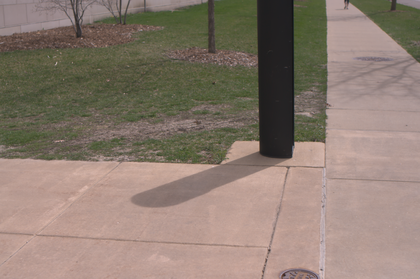
%> input picture sample/1.png, 420 x 279 px, shrunk from 800 x 532 before the run; its folder holds only this picture in this run
$ octave pca_ii.m   (GNU Octave 9; MATLAB toolbox functions it lacks are replaced by stand-ins)
%> lines starting %> are read from the running program, lines starting %| are printed output that depends on the picture
data_path = ('sample');
output_path = ('output');
image_list = dir(data_path);

for i = 3:size(image_list, 1)
    image = imread(['sample\', image_list(i).name]);
%> image is the input picture: size 279x420x3 uint8; mean R, G, B 139.6, 123.9, 112.1
    image = image + 1;
    [h, w, d] = size(image);
%> h = 279; w = 420; d = 3
    sample_size = ceil(h * w / 100);
%> sample_size = 1172
    sampled_pixels = zeros(3, sample_size);

    % random pixel sampling : 1%
    for z = 1:sample_size
        x = randi(w);   y = randi(h);
        sampled_pixels(:, z) = reshape(image(y, x, :), [3 1]);
    end
%> after the loop, sampled_pixels = 1172 columns, first 8: [183 192 185 195 174 187 110 196; 162 162 156 163 152 157 97 168; 156 151 148 151 146 149 97 161]

    img_R = sampled_pixels(1, :);
%> img_R = 1172 values, max 211 at index 254, min 28 at index 75, mean 142.1
    img_G = sampled_pixels(2, :);
%> img_G = 1172 values, max 191 at index 982, min 30 at index 112, mean 126.1
    img_B = sampled_pixels(3, :);
%> img_B = 1172 values, max 191 at index 982, min 31 at index 69, mean 114.4

    geoM = (img_R .* img_G .* img_B).^(1/3);
%> geoM = 1172 values, max 196.8 at index 982, min 31 at index 1044, mean 126.9

    % RG BG chromaticity
    x1 = log(img_R ./ geoM); % R/G
%> x1 = 1172 values, max 0.217 at index 952, min -0.157 at index 168, mean 0.107
    x2 = log(img_B ./ geoM); % B/G
%> x2 = 1172 values, max 0.113 at index 75, min -0.406 at index 125, mean -0.115

    % calculate pca
    X = [x1; x2]';
%> X = 1172 rows, first 12: [0.0938 -0.0658; 0.137 -0.104; 0.131 -0.0919; 0.145 -0.111; 0.104 -0.0719; 0.134 -0.0932; 0.0838 -0.0419; 0.117 -0.0798; 0.125 -0.195; 0.135 -0.1; 0.131 -0.098; 0.0909 -0.231]
    [U, S, V] = svd(X);
%> S = 1172 rows, first 12: [5.75 0; 0 1.73; 0 0; 0 0; 0 0; 0 0; 0 0; 0 0; 0 0; 0 0; 0 0; 0 0]; V = [-0.626 -0.78; 0.78 -0.626]
    alpha = abs(atand(-V(1) / V(2)));
%> alpha = 38.75

    % generate pca_ii image
    img_R = double(image(:,:,1));
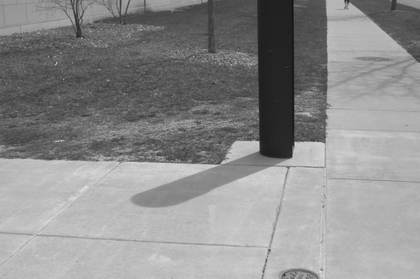
%> img_R: size 279x420 double; min 18, max 222, mean 140.6
    img_G = double(image(:,:,2));
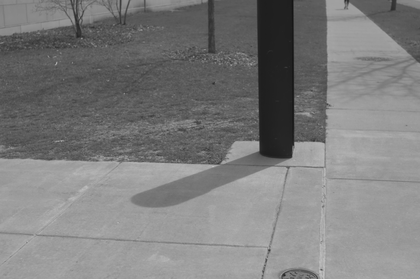
%> img_G: size 279x420 double; min 19, max 197, mean 124.9
    img_B = double(image(:,:,3));
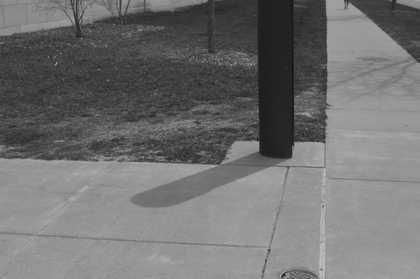
%> img_B: size 279x420 double; min 21, max 196, mean 113.1

    geoM = (img_R .* img_G .* img_B).^(1/3);

    ch_r = log(img_R ./ geoM);
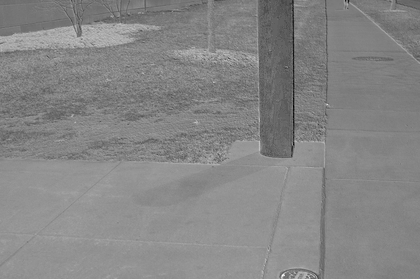
%> ch_r: size 279x420 double; min -0.193, max 0.377, mean 0.107; drawn with min black and max white
    ch_b = log(img_B ./ geoM);
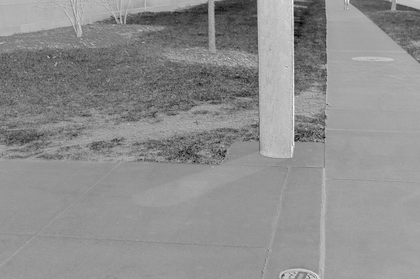
%> ch_b: size 279x420 double; min -0.485, max 0.174, mean -0.116; drawn with min black and max white
    rad_t = pi * (alpha-1) / 180;
%> rad_t = 0.659
    grayImg = ch_r * cos(rad_t) + ch_b * sin(rad_t);
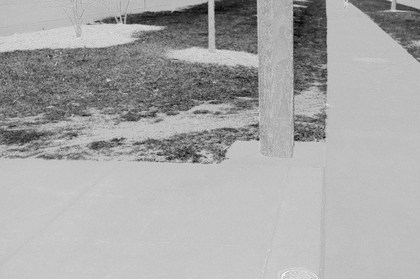
%> grayImg: size 279x420 double; min -0.185, max 0.115, mean 0.013; drawn with min black and max white

    % normalize
    tmp = grayImg;
    tmp = tmp - min(min(tmp));
    tmp = tmp / max(max(tmp));

    imwrite(tmp, [output_path, '\', image_list(i).name]);
end

$ run again, on sample/5.png
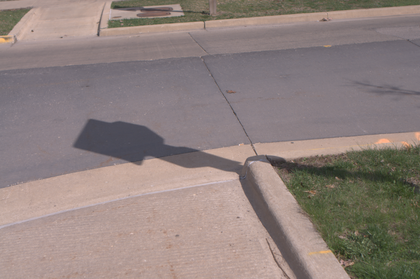
%> input picture sample/5.png, 420 x 279 px, shrunk from 800 x 532 before the run
%> image is the input picture: size 279x420x3 uint8; mean R, G, B 142.3, 128.8, 125.1
%> after the loop `for z = 1:sample_size`: sampled_pixels = 1172 columns, first 8: [134 192 178 201 65 187 142 128; 124 166 153 172 71 164 131 115; 130 158 148 161 47 158 137 117]
%> `img_R = sampled_pixels(1, :);`: img_R = 1172 values, max 249 at index 88, min 41 at index 25, mean 142.7
%> `img_G = sampled_pixels(2, :);`: img_G = 1172 values, max 186 at index 817, min 49 at index 25, mean 129.4
%> `img_B = sampled_pixels(3, :);`: img_B = 1172 values, max 190 at index 450, min 32 at index 338, mean 125.3
%> `geoM = (img_R .* img_G .* img_B).^(1/3);`: geoM = 1172 values, max 191.4 at index 817, min 43.15 at index 25, mean 132.1
%> x1 = 1172 values, max 0.309 at index 88, min -0.0711 at index 541, mean 0.0708
%> x2 = 1172 values, max 0.114 at index 541, min -0.412 at index 338, mean -0.0585
%> X = 1172 rows, first 12: [0.036 0.00565; 0.113 -0.0814; 0.112 -0.0726; 0.126 -0.096; 0.0786 -0.246; 0.0999 -0.0686; 0.0388 0.00298; 0.0657 -0.0242; -0.0281 0.0825; 0.108 -0.0793; 0.0988 -0.0678; 0.0607 -0.0224]
%> S = 1172 rows, first 12: [4.12 0; 0 1.44; 0 0; 0 0; 0 0; 0 0; 0 0; 0 0; 0 0; 0 0; 0 0; 0 0]; V = [-0.638 -0.77; 0.77 -0.638]
%> alpha = 39.65
%> `ch_b = log(img_B ./ geoM);`:
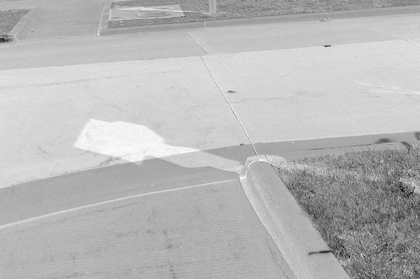
%> ch_b: size 279x420 double; min -0.511, max 0.115, mean -0.0564; drawn with min black and max white
%> rad_t = 0.675
%> `tmp = tmp - min(min(tmp));`:
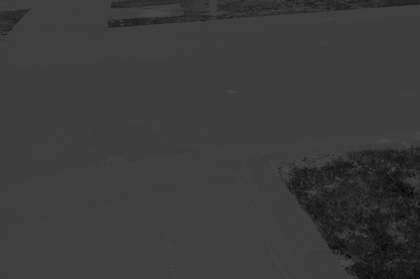
%> tmp: size 279x420 double; min 0, max 0.301, mean 0.233

$ run again, on sample/6.png
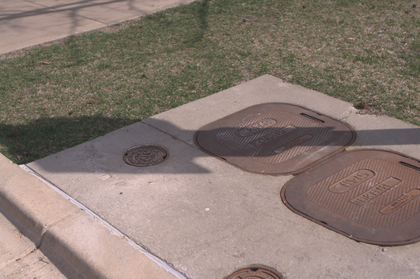
%> input picture sample/6.png, 420 x 279 px, shrunk from 800 x 532 before the run
%> image is the input picture: size 279x420x3 uint8; mean R, G, B 136, 121, 112.7
%> after the loop `for z = 1:sample_size`: sampled_pixels = 1172 columns, first 8: [177 184 187 129 116 207 185 93; 157 161 166 116 91 181 161 89; 150 156 163 117 89 175 156 96]
%> `img_R = sampled_pixels(1, :);`: img_R = 1172 values, max 229 at index 632, min 42 at index 397, mean 137.5
%> `img_G = sampled_pixels(2, :);`: img_G = 1172 values, max 210 at index 651, min 34 at index 356, mean 122.6
%> `img_B = sampled_pixels(3, :);`: img_B = 1172 values, max 225 at index 651, min 37 at index 356, mean 114.6
%> `geoM = (img_R .* img_G .* img_B).^(1/3);`: geoM = 1172 values, max 219.6 at index 651, min 38.11 at index 356, mean 124.4
%> x1 = 1172 values, max 0.243 at index 681, min -0.0812 at index 1020, mean 0.0972
%> x2 = 1172 values, max 0.0477 at index 612, min -0.265 at index 894, mean -0.0887
%> X = 1172 rows, first 12: [0.0951 -0.0704; 0.0995 -0.0655; 0.0855 -0.0519; 0.068 -0.0297; 0.169 -0.0957; 0.101 -0.0672; 0.103 -0.0673; 0.00407 0.0358; 0.0215 0.0215; 0.105 -0.0786; 0.104 -0.0694; 0.0522 -0.126]
%> S = 1172 rows, first 12: [4.94 0; 0 1.24; 0 0; 0 0; 0 0; 0 0; 0 0; 0 0; 0 0; 0 0; 0 0; 0 0]; V = [-0.715 -0.699; 0.699 -0.715]
%> alpha = 45.66
%> `ch_b = log(img_B ./ geoM);`:
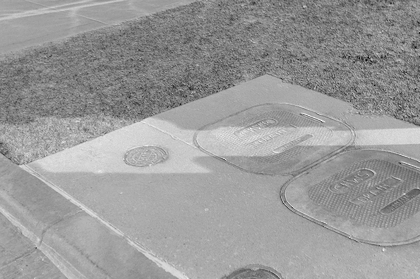
%> ch_b: size 279x420 double; min -0.401, max 0.109, mean -0.0918; drawn with min black and max white
%> rad_t = 0.779
%> `tmp = tmp - min(min(tmp));`:
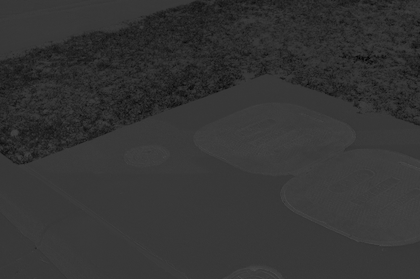
%> tmp: size 279x420 double; min 0, max 0.303, mean 0.208

$ run again, on sample/2.png
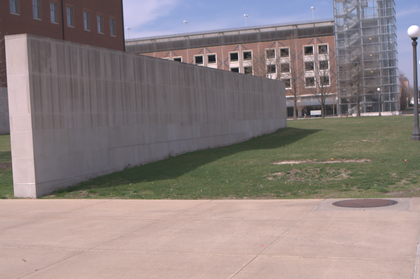
%> input picture sample/2.png, 420 x 279 px, shrunk from 800 x 532 before the run
%> image is the input picture: size 279x420x3 uint8; mean R, G, B 140.8, 129.6, 128.2
%> after the loop `for z = 1:sample_size`: sampled_pixels = 1172 columns, first 8: [105 216 211 46 205 205 106 128; 108 187 182 56 179 177 100 116; 84 177 173 45 172 169 105 103]
%> `img_R = sampled_pixels(1, :);`: img_R = 1172 values, max 249 at index 191, min 36 at index 1037, mean 143
%> `img_G = sampled_pixels(2, :);`: img_G = 1172 values, max 240 at index 191, min 35 at index 1037, mean 131.8
%> `img_B = sampled_pixels(3, :);`: img_B = 1172 values, max 255 at index 191, min 40 at index 187, mean 130.9
%> `geoM = (img_R .* img_G .* img_B).^(1/3);`: geoM = 1172 values, max 247.9 at index 191, min 37.24 at index 1037, mean 134.8
%> x1 = 1172 values, max 0.223 at index 773, min -0.196 at index 345, mean 0.054
%> x2 = 1172 values, max 0.238 at index 345, min -0.262 at index 579, mean -0.0381
%> X = 1172 rows, first 12: [0.065 -0.158; 0.114 -0.0847; 0.115 -0.0831; -0.0582 -0.0802; 0.104 -0.0718; 0.113 -0.0798; 0.0226 0.0131; 0.105 -0.112; 0.00388 0.0343; 0.113 -0.0762; 0.0982 -0.0693; 0.0412 -0.00326]
%> S = 1172 rows, first 12: [4.45 0; 0 1.47; 0 0; 0 0; 0 0; 0 0; 0 0; 0 0; 0 0; 0 0; 0 0; 0 0]; V = [-0.679 -0.734; 0.734 -0.679]
%> alpha = 42.78
%> `ch_b = log(img_B ./ geoM);`:
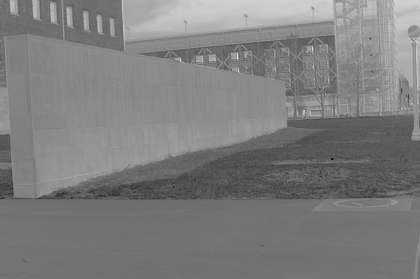
%> ch_b: size 279x420 double; min -0.467, max 0.396, mean -0.0408; drawn with min black and max white
%> rad_t = 0.729
%> `tmp = tmp - min(min(tmp));`:
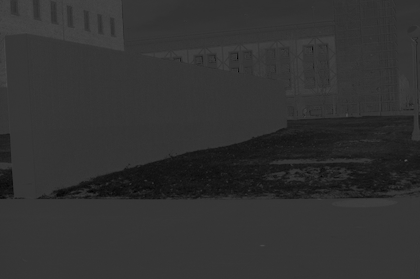
%> tmp: size 279x420 double; min 0, max 0.338, mean 0.197
